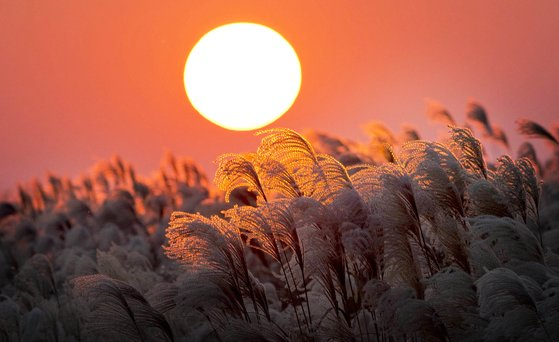
#> input picture 4_MULTIMODAL/images/sun.jpg, 559 x 342 px, found by its file name
$ python 17_roi.py
#> lines starting #> are read from the running program, lines starting #| are printed output that depends on the picture
'''
ROI(Region of Interest)
이미지 전체가 아니라 특정 관심 영역만 선택해서 처리할 때 사용
'''
import cv2

img = cv2.imread("./images/sun.jpg")
#> img is the input picture: shape (342, 559, 3); mean B, G, R 71.6, 87.8, 149.1

x = 182
y = 23
w = 120
h = 108

roi = img[y:y+h, x:x+w]
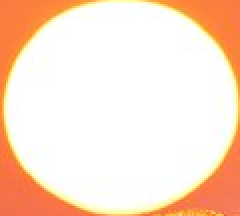
#> roi: shape (108, 120, 3) (shown 2 times larger); mean B, G, R 205.8, 225.4, 253.1
roi_copy = roi.copy()

dst_x1 = x + w
dst_x2 = dst_x1 + w

# 복사할 공간이 실제 이미지 범위 안에 있는지 확인
if y + h <= img.shape[0] and dst_x2 <= img.shape[1]:
    img[y:y+h, dst_x1:dst_x2] = roi_copy
else:
    raise ValueError("ROI를 복사할 위치가 이미지 범위를 벗어남")

# 원본 ROI와 복사된 ROI를 한 번에 감싸는 사각형
cv2.rectangle(img, (x, y), (dst_x2, y+h), (0, 255, 0), 3)
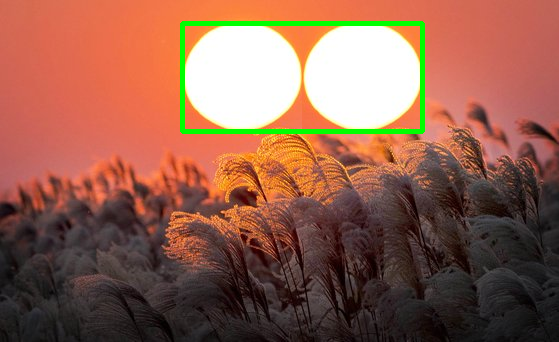
#> img: shape (342, 559, 3); mean B, G, R 77.9, 96.7, 145.6

cv2.imshow("original", img)
cv2.imshow("ROI result", roi)
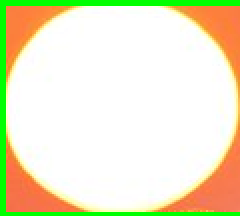
#> window 'ROI result': shape (108, 120, 3) (shown 2 times larger); mean B, G, R 199.9, 232.8, 235.6
cv2.waitKey(0)
cv2.destroyAllWindows()
